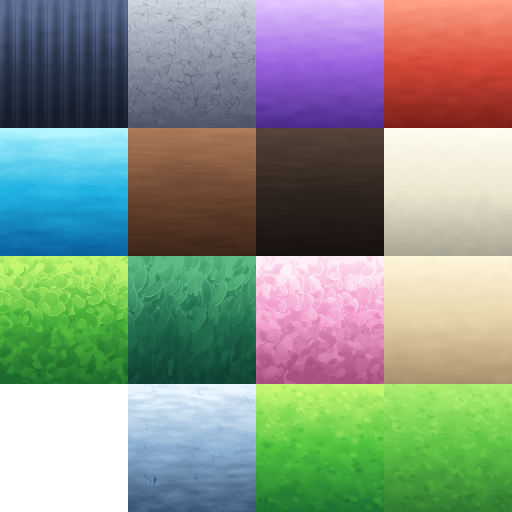
#> input picture .claude/skills/roblox-map-builder/examples/valleylake/roblox_sample/MistvaleLake_Palette.png, 1024 x 1024 px (shown at 1/2 size)
$ python compare.py roblox_sample/MistvaleLake_Palette.png roblox_sample/MistvaleLake_Palette.png out.png
#> lines starting #> are read from the running program, lines starting #| are printed output that depends on the picture
# py compare.py ref.(webp|png) render.png out.png : side by side at equal height with labels
import sys
from PIL import Image, ImageDraw
a = Image.open(sys.argv[1]).convert('RGB'); b = Image.open(sys.argv[2]).convert('RGB'); H = 640
#> further down, a is the input picture: PIL image 1024x1024 RGB; mean R, G, B 136.2, 148.5, 134.2
a = a.resize((round(a.width * H / a.height), H)); b = b.resize((round(b.width * H / b.height), H))
#> after `a = a.resize((round(a.width * H / a.height), H))`:
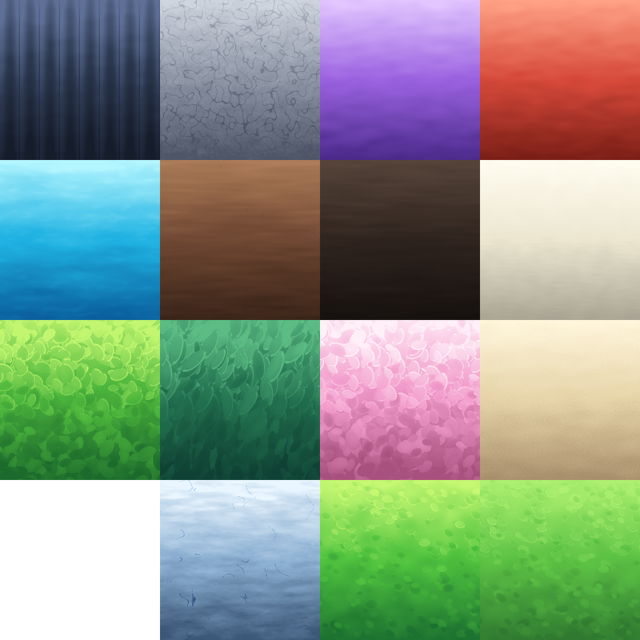
#> a: PIL image 640x640 RGB; mean R, G, B 136.2, 148.5, 134.2
o = Image.new('RGB', (a.width + b.width + 12, H + 34), (20, 22, 30)); o.paste(a, (0, 34)); o.paste(b, (a.width + 12, 34))
#> after `o = Image.new('RGB', (a.width + b.width + 12, H + 34), (20, 22, 30))`:
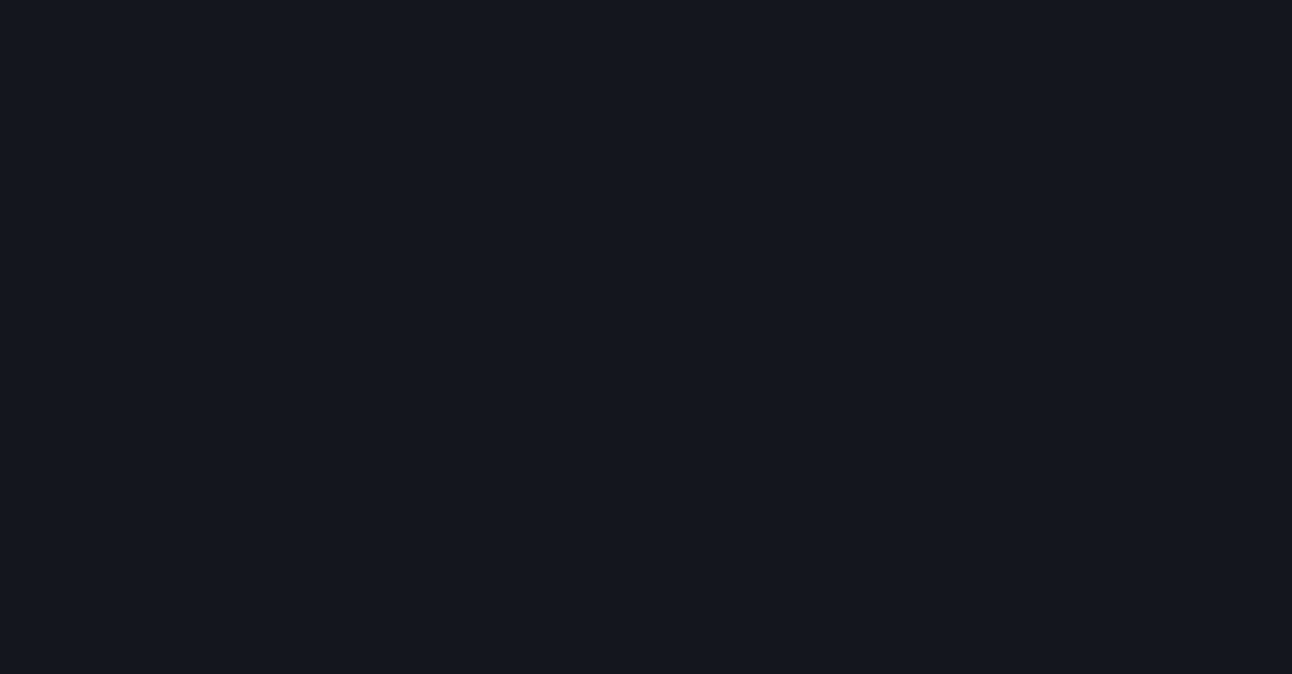
#> o: PIL image 1292x674 RGB; mean R, G, B 20, 22, 30
#> after `o.paste(a, (0, 34))`:
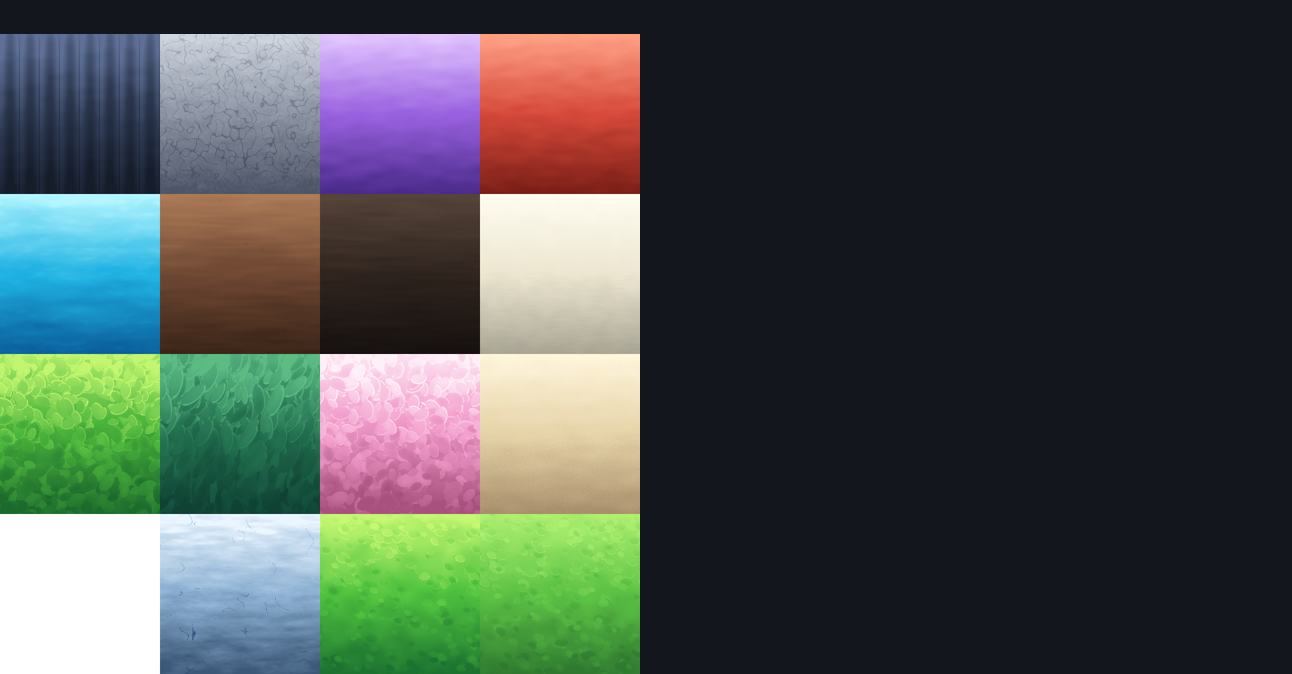
#> o: PIL image 1292x674 RGB; mean R, G, B 74.7, 81.5, 79
#> after `o.paste(b, (a.width + 12, 34))`:
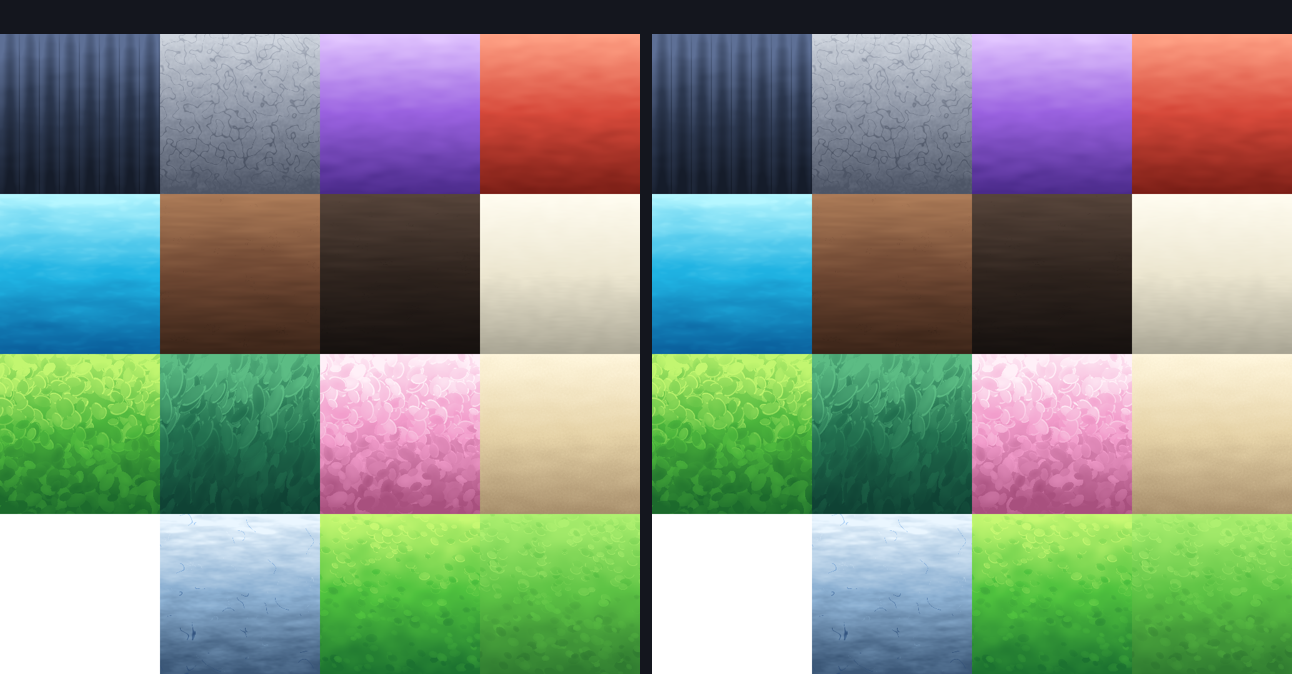
#> o: PIL image 1292x674 RGB; mean R, G, B 129.3, 141, 128
d = ImageDraw.Draw(o); d.text((10, 10), 'reference', fill=(255, 255, 255)); d.text((a.width + 22, 10), 'Mistvale Lake (Blender preview)', fill=(255, 255, 255))
o.save(sys.argv[3])
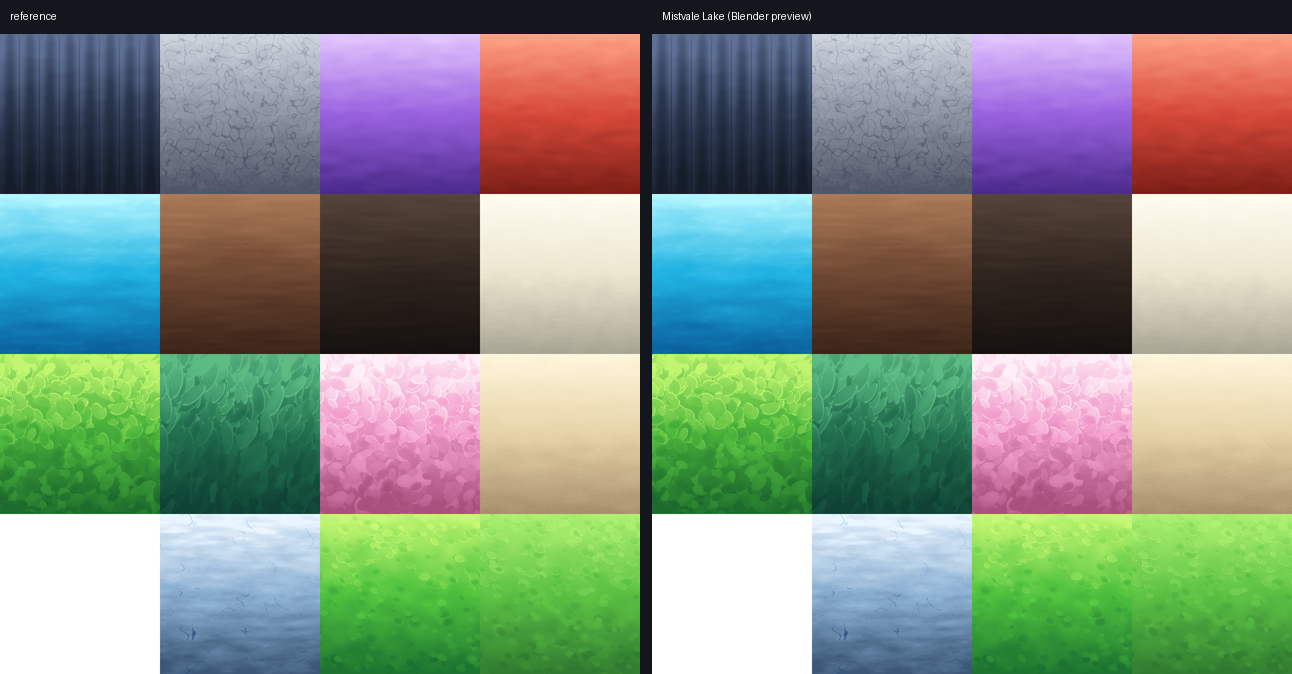
#> saved as out.png: PIL image 1292x674 RGB; mean R, G, B 129.4, 141.1, 128.2
